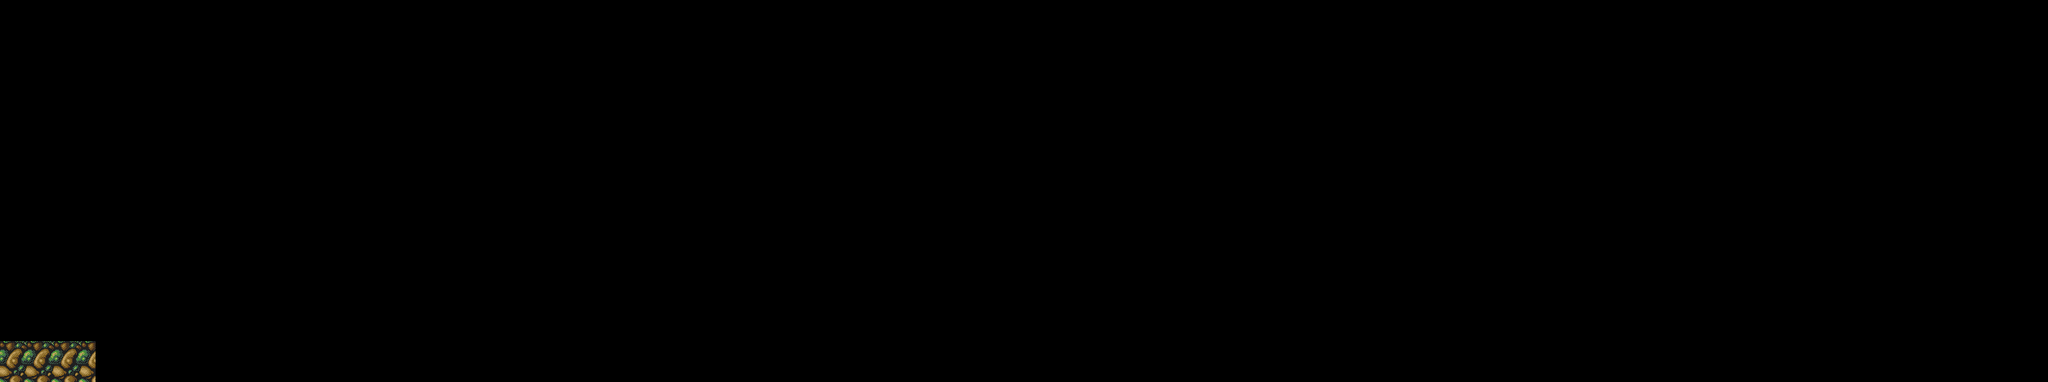

The image is a tile-based game level rendered from a .tmx file. Its description and source (layers, tilesets, objects; grid data summarised) follow:
An orthogonal 150x28 tile map with 16x16 px tiles, 2 tile layers (background, foreground), 7 tilesets and 13 objects (8x candy, player, fly, dinosaurman, caveman, ...).

<map version="1.0" tiledversion="1.1.5" orientation="orthogonal" renderorder="right-down" width="150" height="28" tilewidth="16" tileheight="16" infinite="0" nextobjectid="27">
 <tileset firstgid="1" source="player.tsx" />
 <tileset firstgid="11" source="candy.tsx" />
 <tileset firstgid="38" source="caveman.tsx" />
 <tileset firstgid="47" source="fly.tsx" />
 <tileset firstgid="51" source="dinosaurman.tsx" />
 <tileset firstgid="69" source="liana.tsx" />
 <tileset firstgid="70" source="stoneage.tsx" />
 <layer name="background" width="150" height="28">
  <properties>
   <property name="background.vertical.scrolling" value="false" />
   <property name="backgrounds" value="suburbs" />
   <property name="camera" value="free" />
  </properties>
  <data>[4200 cells, 21 non-empty, 9 distinct tile ids]</data>
 </layer>
 <layer name="foreground" width="150" height="28">
  <data>[4200 cells, 0 non-empty, 0 distinct tile ids]</data>
 </layer>
 <objectgroup name="objectsLayer" visible="0">
  <object id="9" name="player" type="player" gid="1" x="20" y="304" width="32" height="32" />
  <object id="14" name="candy" type="candy" gid="12" x="380" y="304" width="16" height="16">
   <properties>
    <property name="tileNumber" type="int" value="25" />
   </properties>
  </object>
  <object id="15" name="candy" type="candy" gid="13" x="400" y="304" width="16" height="16">
   <properties>
    <property name="tileNumber" type="int" value="15" />
   </properties>
  </object>
  <object id="17" name="candy" type="candy" gid="14" x="440" y="304" width="16" height="16">
   <properties>
    <property name="tileNumber" type="int" value="7" />
   </properties>
  </object>
  <object id="19" name="candy" type="candy" gid="15" x="480" y="304" width="16" height="16">
   <properties>
    <property name="tileNumber" type="int" value="6" />
   </properties>
  </object>
  <object id="21" name="candy" type="candy" gid="16" x="496" y="304" width="16" height="16">
   <properties>
    <property name="tileNumber" type="int" value="5" />
   </properties>
  </object>
  <object id="14" name="candy" type="candy" gid="17" x="1096" y="182" width="16" height="16">
   <properties>
    <property name="tileNumber" type="int" value="4" />
   </properties>
  </object>
  <object id="17" name="fly" type="fly" gid="47" x="560" y="205" width="16" height="13" />
  <object id="18" name="dinosaurman" type="dinosaurman" gid="51" x="832" y="336" width="32" height="40" />
  <object id="19" name="caveman" type="caveman" gid="38" x="560" y="304" width="26" height="40" />
  <object id="22" name="candy" type="candy" gid="18" x="460" y="304" width="16" height="16">
   <properties>
    <property name="tileNumber" type="int" value="2" />
   </properties>
  </object>
  <object id="23" name="candy" type="candy" gid="19" x="420" y="304" width="16" height="16">
   <properties>
    <property name="tileNumber" type="int" value="1" />
   </properties>
  </object>
  <object id="24" name="liana" type="liana" gid="69" x="308" y="224" width="7" height="7" />
 </objectgroup>
</map>
